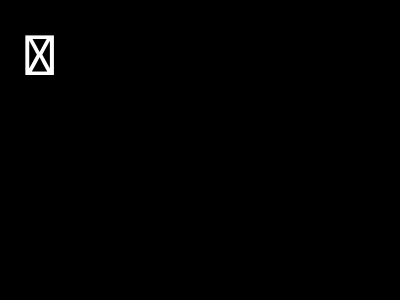
Frame 1 (no input)
Frame 60 (the mouse pressed at the canvas centre just before this capture): identical to frame 1, image omitted
Frame 120 (the mouse held since frame 60 and released just before this capture): identical to frame 1, image omitted

The Processing sketch that drew this single still picture (run headless with seeded random() and noise(); from frame 60 on, the mouse is pressed at the canvas centre):

// Processing sketch: text_xy
// ── text_xy.pde
void setup()
{
  size(400,300);
  textSize(60);
}
void draw()
{
  background(0);
  text(key,20,75);
  if(key=='X')
  {
    exit();
  }
}
